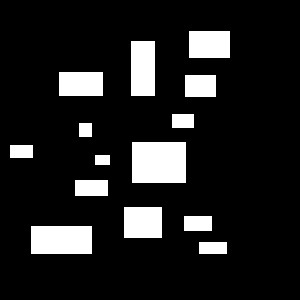
#> input picture minimalMerge/pc2.jpg, 300 x 300 px
$ python pc6.py   (older library calls are emulated)
#> lines starting #> are read from the running program, lines starting #| are printed output that depends on the picture; after the words box and inside, x2 and y2 are one past the last pixel; in counts of white or black regions, pixels touching at a corner belong together
import numpy as np
import cv2
import pdb


src = cv2.imread("pc2.jpg", 1) # read input image
#> src is the input picture: shape (300, 300, 3); min 0, max 255, mean 32.6
#src = cv2.imread("globe.png", 1) # read input image
gray = cv2.cvtColor(src, cv2.COLOR_BGR2GRAY) # convert to grayscale
blur = cv2.blur(gray, (3, 3)) # blur the image
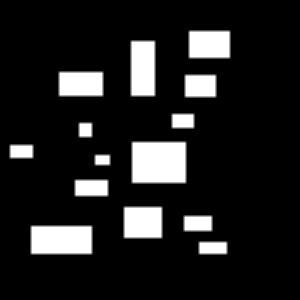
#> blur: shape (300, 300); min 0, max 255, mean 32.6

def change_kernel(val):
    if (val % 2 == 1):
        global glo_n
        glo_n = val
        n_iter_callback()

def change_iteration(val):
    global glo_iter
    glo_iter = val
    n_iter_callback()


def n_iter_callback():

#kernel = np.ones((6,6), np.uint8)
#kernel = np.ones((3,3), np.uint8)
    kernel = np.ones((glo_n,glo_n), np.uint8)
#kernel = np.ones((7,7), np.uint8)
    dilation = cv2.dilate(blur, kernel, iterations = glo_iter)
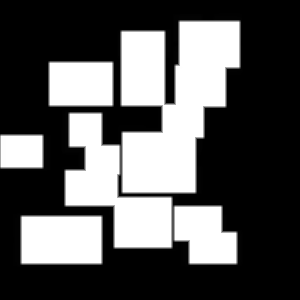
#> dilation: shape (300, 300); min 0, max 255, mean 89.7
#dilation = cv2.blur(dilation, (3, 3)) # blur the image
    erosion = cv2.erode(dilation, kernel, iterations = glo_iter)
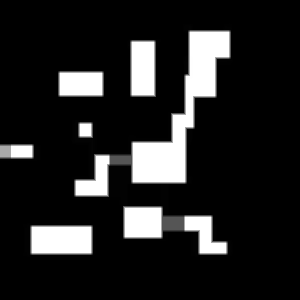
#> erosion: shape (300, 300); min 0, max 255, mean 36.6

    ret, thresh = cv2.threshold(erosion, 150, 255, cv2.THRESH_BINARY)
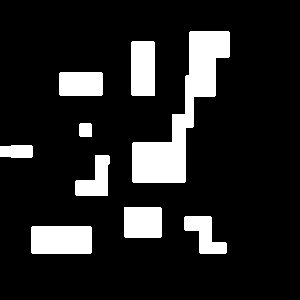
#> thresh: shape (300, 300); 14.1% white; 9 white regions, largest, box (x1, y1, x2, y2) and area: (132, 31, 230, 183) 5110, (31, 226, 92, 254) 1704, (131, 41, 155, 96) 1317
    cv2.imshow('input', src)
    cv2.imshow('Dilation', dilation)
    cv2.imshow('Erosion', erosion)
    cv2.imshow('Result', thresh)

cv2.namedWindow('input')
glo_n=3
max_n = 9
glo_iter = 10
max_iterations = 20
cv2.createTrackbar('kernel size n X n: <only odd>','input',glo_n,max_n,change_kernel)
cv2.createTrackbar('iterations:','input',glo_iter,max_iterations,change_iteration)

n_iter_callback()
if cv2.waitKey(0) == 27:
#> (key Esc is pressed here)
    cv2.destroyAllWindows()

#cv2.waitKey(0)
'''
ret, thresh = cv2.threshold(blur, 50, 255, cv2.THRESH_BINARY)
# Finding contours for the threshold image
im2, contours, hierarchy = cv2.findContours(thresh, cv2.RETR_TREE, cv2.CHAIN_APPROX_SIMPLE)

# create hull array for convex hull points
hull = []

#calculate points for each contour
for i in range(len(contours)):
    #creating convex hull object for each contour
    hull.append(cv2.convexHull(contours[i], False))


# create an empty black image
drawing = np.zeros((thresh.shape[0], thresh.shape[1], 3), np.uint8)

# draw contours and hull points
for i in range(len(contours)):
    color_contours = (0, 255, 0) # green - color for contours
    color = (255, 0, 0) # blue - color for convex hull
    # draw ith contour
    cv2.drawContours(drawing, contours, i, color_contours, 1, 8, hierarchy)
    # draw ith convex hull object
    cv2.drawContours(drawing, hull, i, color, 1, 8)
cv2.imshow('im', drawing)
cv2.waitKey(0)
cv2.destroyAllWindows()
'''

$ run again, with minimalMerge/pc1.jpg copied over minimalMerge/pc2.jpg
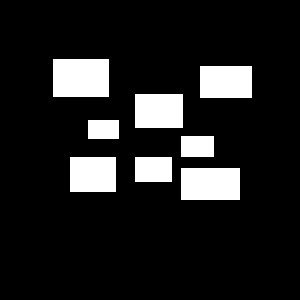
#> input picture minimalMerge/pc1.jpg, 300 x 300 px
#> src is the input picture: shape (300, 300, 3); min 0, max 255, mean 31.5
#> in n_iter_callback, `dilation = cv2.dilate(blur, kernel, iterations = glo_iter)`:
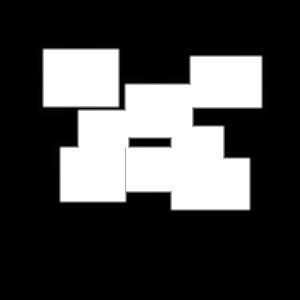
#> dilation: shape (300, 300); min 0, max 255, mean 70
#> in n_iter_callback, `ret, thresh = cv2.threshold(erosion, 150, 255, cv2.THRESH_BINARY)`:
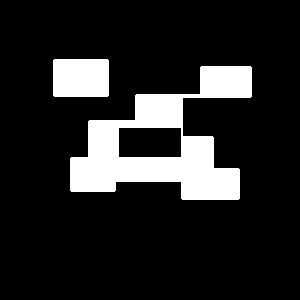
#> thresh: shape (300, 300); 14.4% white; 2 white regions, box (x1, y1, x2, y2) and area: (70, 66, 252, 200) 10822, (53, 59, 109, 97) 2124

$ run again, with minimalMerge/enclose1.png saved as minimalMerge/pc2.jpg
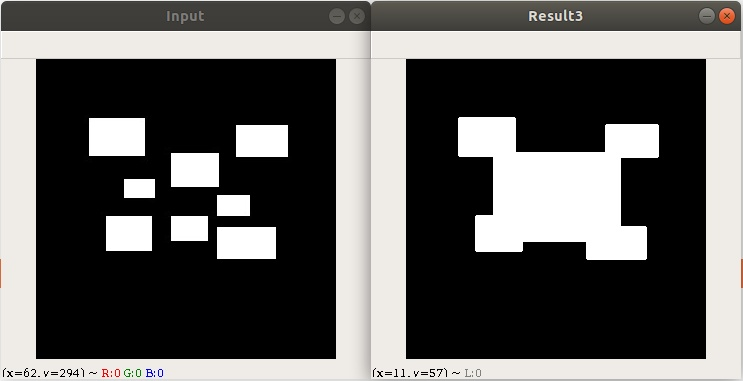
#> input picture minimalMerge/enclose1.png, 743 x 381 px
#> src is the input picture: shape (381, 743, 3); mean B, G, R 96.1, 97.8, 98.9
#> in n_iter_callback, `dilation = cv2.dilate(blur, kernel, iterations = glo_iter)`:
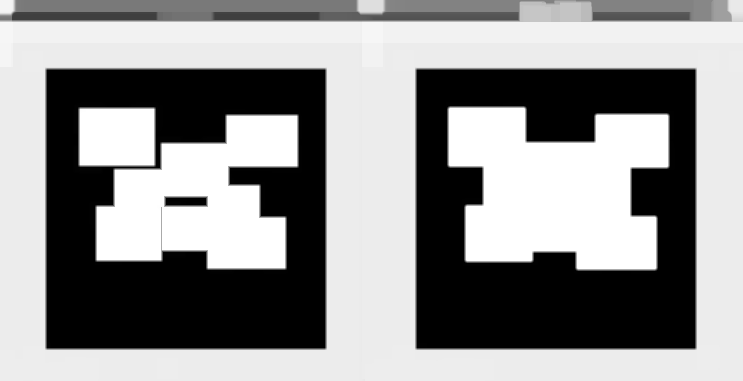
#> dilation: shape (381, 743); min 0, max 255, mean 145.7
#> in n_iter_callback, `ret, thresh = cv2.threshold(erosion, 150, 255, cv2.THRESH_BINARY)`:
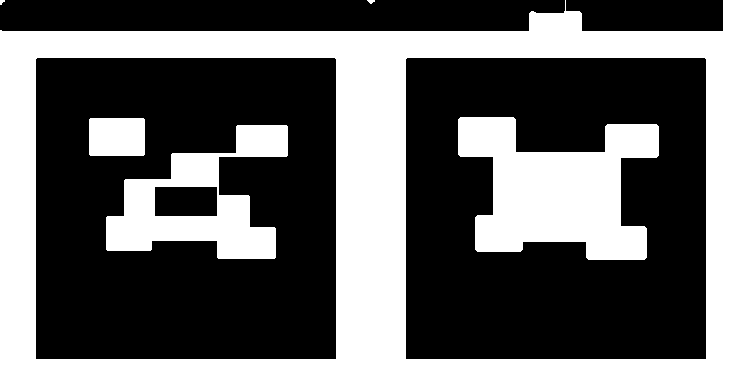
#> thresh: shape (381, 743); 39.6% white; 6 white regions (1 under 20 px), largest, box (x1, y1, x2, y2) and area: (0, 0, 743, 381) 81083, (458, 117, 659, 260) 17909, (106, 125, 288, 259) 10822, (89, 118, 145, 156) 2124, (367, 0, 375, 4) 21
